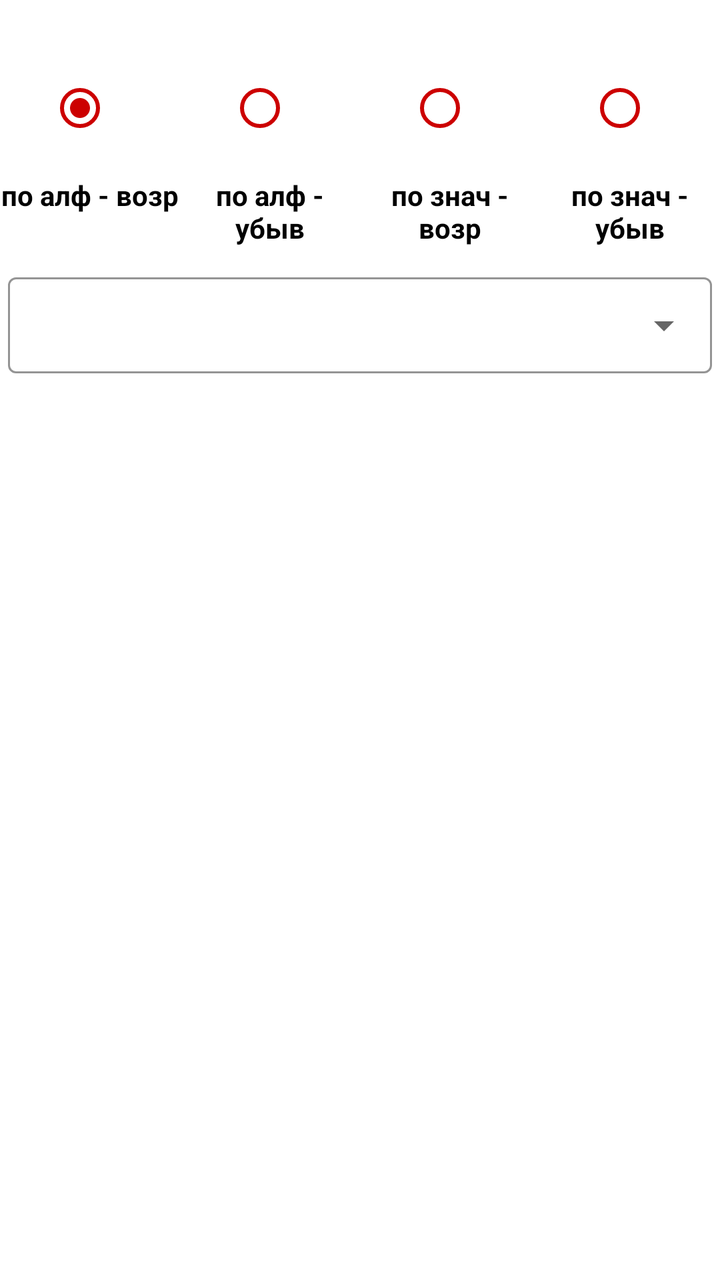
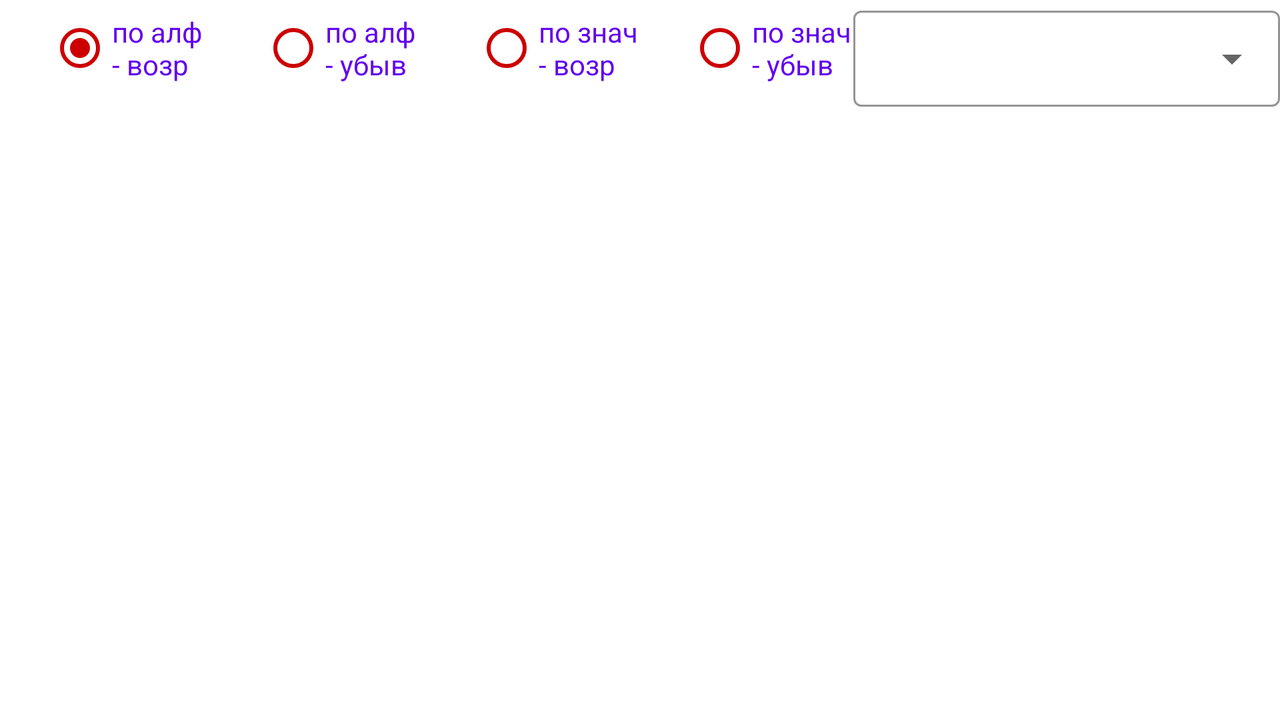

First picture: res/layout/ on a phone held upright. Second picture: the repository's own variant of that layout, on a device whose configuration matches the variant's folder. Source for both follows.
<!-- AndroidManifest.xml: application theme Theme.ExchangeRatesApp -->
<!-- res/layout/fragment_list_currencies.xml -->
<?xml version="1.0" encoding="utf-8"?>
<androidx.constraintlayout.widget.ConstraintLayout
    xmlns:android="http://schemas.android.com/apk/res/android"
    xmlns:app="http://schemas.android.com/apk/res-auto"
    xmlns:tools="http://schemas.android.com/tools"
    android:layout_width="match_parent"
    android:layout_height="match_parent"
    android:layout_margin="4dp"
    tools:context=".presentation.MainActivity">

    <RadioGroup
        android:id="@+id/radioGroup"
        android:layout_width="match_parent"
        android:layout_height="wrap_content"
        android:checkedButton="@+id/radio_button_1"
        android:orientation="horizontal"
        android:layout_centerVertical="true"
        android:layout_centerHorizontal="true"
        app:layout_constraintEnd_toEndOf="parent"
        app:layout_constraintStart_toStartOf="parent"
        app:layout_constraintTop_toTopOf="parent"
        android:layout_marginTop="30dp">

        <RadioButton
            android:id="@+id/radio1"
            android:layout_width="match_parent"
            android:layout_height="wrap_content"
            android:layout_marginStart="24dp"
            android:layout_weight="1"
            android:checked="true"
            style="@style/RadioButtonStyle"/>

        <RadioButton
            android:id="@+id/radio2"
            android:layout_width="match_parent"
            android:layout_height="wrap_content"
            android:layout_marginStart="24dp"
            android:layout_weight="1"
            style="@style/RadioButtonStyle"/>

        <RadioButton
            android:id="@+id/radio3"
            android:layout_width="match_parent"
            android:layout_height="wrap_content"
            android:layout_marginStart="24dp"
            android:layout_weight="1"
            style="@style/RadioButtonStyle"/>

        <RadioButton
            android:id="@+id/radio4"
            android:layout_width="match_parent"
            android:layout_height="wrap_content"
            android:layout_marginStart="24dp"
            android:layout_weight="1"
            style="@style/RadioButtonStyle"/>
    </RadioGroup>

    <LinearLayout
        android:id="@+id/linearLayout"
        android:layout_width="match_parent"
        android:layout_height="wrap_content"
        android:orientation="horizontal"
        app:layout_constraintEnd_toEndOf="parent"
        app:layout_constraintStart_toStartOf="parent"
        app:layout_constraintTop_toBottomOf="@+id/radioGroup">

        <TextView
            android:layout_width="match_parent"
            android:layout_height="wrap_content"
            android:layout_marginTop="10dp"
            android:layout_weight="1"
            android:gravity="center_horizontal"
            android:text="@string/textSortAlfabAsk"
            android:textColor="@color/black"
            android:textSize="14sp"
            android:textStyle="bold" />

        <TextView
            android:layout_width="match_parent"
            android:layout_height="wrap_content"
            android:layout_marginTop="10dp"
            android:layout_weight="1"
            android:gravity="center_horizontal"
            android:text="@string/textSortAlfabDesk"
            android:textSize="14sp"
            android:textStyle="bold"
            android:textColor="@color/black"/>

        <TextView
            android:layout_width="match_parent"
            android:layout_height="wrap_content"
            android:layout_marginTop="10dp"
            android:layout_weight="1"
            android:gravity="center_horizontal"
            android:text="@string/textSortValueAsk"
            android:textSize="14sp"
            android:textStyle="bold"
            android:textColor="@color/black"/>

        <TextView
            android:layout_width="match_parent"
            android:layout_height="wrap_content"
            android:layout_marginTop="10dp"
            android:layout_weight="1"
            android:gravity="center_horizontal"
            android:text="@string/textSortValueDesk"
            android:textSize="14sp"
            android:textStyle="bold"
            android:textColor="@color/black"/>

    </LinearLayout>

    <com.google.android.material.textfield.TextInputLayout
        android:id="@+id/currency_til"
        style="@style/Widget.MaterialComponents.TextInputLayout.OutlinedBox.Dense.ExposedDropdownMenu"
        android:layout_width="match_parent"
        android:layout_height="wrap_content"
        app:boxStrokeColor="@color/purple_500"
        app:layout_constraintEnd_toEndOf="parent"
        app:layout_constraintStart_toStartOf="parent"
        app:layout_constraintTop_toBottomOf="@+id/linearLayout"
        android:layout_marginTop="10dp">

        <AutoCompleteTextView
            android:id="@+id/auto_complete_tv"
            android:layout_width="match_parent"
            android:layout_height="wrap_content"
            android:layout_margin="4dp"
            android:focusable="false"
            android:maxLines="1"
            android:minHeight="48dp"
            android:textAlignment="center"
            android:textColor="@color/purple_500"
            android:textSize="16sp"
            android:textStyle="bold"
            tools:ignore="LabelFor" />

    </com.google.android.material.textfield.TextInputLayout>

    <androidx.recyclerview.widget.RecyclerView
        android:id="@+id/rv_currency"
        android:layout_width="match_parent"
        android:layout_height="0dp"
        app:layoutManager="androidx.recyclerview.widget.LinearLayoutManager"
        app:layout_constraintBottom_toBottomOf="parent"
        app:layout_constraintEnd_toEndOf="parent"
        app:layout_constraintStart_toStartOf="parent"
        app:layout_constraintTop_toBottomOf="@+id/currency_til"
        tools:listitem="@layout/item_rv" />

    <com.google.android.material.progressindicator.LinearProgressIndicator
        android:id="@+id/progressBar"
        android:layout_width="match_parent"
        android:layout_height="wrap_content"
        android:indeterminate="true"
        android:visibility="gone"
        app:layout_anchorGravity="bottom|end"
        app:layout_constraintBottom_toBottomOf="parent"
        app:layout_constraintEnd_toEndOf="parent"
        app:layout_constraintStart_toStartOf="parent"
        app:layout_constraintTop_toTopOf="parent" />

</androidx.constraintlayout.widget.ConstraintLayout>
<!-- res/layout/item_rv.xml (included above) -->
<?xml version="1.0" encoding="utf-8"?>
<androidx.cardview.widget.CardView
    xmlns:android="http://schemas.android.com/apk/res/android"
    xmlns:app="http://schemas.android.com/apk/res-auto"
    xmlns:tools="http://schemas.android.com/tools"
    android:layout_width="match_parent"
    android:layout_height="120dp"
    android:layout_margin="4dp"
    tools:ignore="RtlSymmetry"
    app:cardUseCompatPadding="true">

    <LinearLayout
        android:layout_width="match_parent"
        android:layout_height="match_parent"
        android:orientation="horizontal">

        <ImageView
            android:id="@+id/flag_country"
            android:layout_width="75dp"
            android:layout_height="75dp"
            android:layout_gravity="center_horizontal|center_vertical"
            android:layout_margin="5dp"
            android:src="@drawable/rus"
            app:layout_constraintBottom_toBottomOf="parent"
            app:layout_constraintEnd_toStartOf="@+id/currency_name"
            app:layout_constraintStart_toStartOf="parent"
            app:layout_constraintTop_toTopOf="parent"
            tools:ignore="ContentDescription"
            android:layout_weight="1"/>

        <TextView
            android:id="@+id/currency_name"
            android:layout_width="110dp"
            android:layout_height="wrap_content"
            android:layout_gravity="center_horizontal|center_vertical"
            android:paddingStart="5dp"
            android:text="@string/name_currency"
            android:textColor="@color/black"
            android:textSize="25sp"
            android:textStyle="normal"
            app:layout_constraintBottom_toBottomOf="parent"
            app:layout_constraintEnd_toStartOf="@+id/currency_value"
            app:layout_constraintTop_toTopOf="parent"
            android:layout_weight="1"/>

        <TextView
            android:id="@+id/currency_value"
            android:layout_width="110dp"
            android:layout_height="wrap_content"
            android:layout_gravity="center_horizontal|center_vertical"
            android:paddingEnd="5dp"
            android:text="@string/currency_value_string"
            android:textColor="@color/black"
            android:textSize="24sp"
            app:layout_constraintBottom_toBottomOf="parent"
            app:layout_constraintEnd_toStartOf="@+id/btn_favorite"
            app:layout_constraintTop_toTopOf="parent"
            tools:ignore="NestedWeights"
            android:layout_weight="1"/>


        <com.google.android.material.floatingactionbutton.FloatingActionButton
            android:id="@+id/btn_favorite"
            android:layout_width="wrap_content"
            android:layout_height="wrap_content"
            android:layout_gravity="center_horizontal|center_vertical"
            android:clickable="true"
            android:src="@drawable/ic_baseline_star_24"
            app:backgroundTint="@color/purple_500"
            app:fabSize="normal"
            app:layout_constraintBottom_toBottomOf="parent"
            app:layout_constraintEnd_toEndOf="parent"
            app:layout_constraintTop_toTopOf="parent"
            app:tint="@color/white"
            android:layout_weight="1"
            android:layout_marginEnd="6dp"/>

    </LinearLayout>
</androidx.cardview.widget.CardView>
<!-- resources referenced by this layout -->
<resources>
  <color name="black">#FF000000</color>
  <color name="purple_500">#FF6200EE</color>
  <color name="white">#FFFFFFFF</color>
  <string name="currency_value_string">Рублей</string>
  <string name="name_currency">Валюта</string>
  <string name="textSortAlfabAsk">по алф - возр</string>
  <string name="textSortAlfabDesk">по алф - убыв</string>
  <string name="textSortValueAsk">по знач - возр</string>
  <string name="textSortValueDesk">по знач - убыв</string>
  <style name="RadioButtonStyle" parent="Theme.AppCompat.Light">
          <item name="android:buttonTint">#ffcc0000</item>
          <item name="android:textColor">@color/purple_500</item>
  
      </style>
  <style name="Theme.ExchangeRatesApp" parent="Theme.MaterialComponents.Light.NoActionBar">
          
          <item name="colorPrimary">@color/purple_500</item>
          <item name="colorPrimaryVariant">@color/purple_700</item>
          <item name="colorOnPrimary">@color/white</item>
          
          <item name="colorSecondary">@color/teal_200</item>
          <item name="colorSecondaryVariant">@color/teal_700</item>
          <item name="colorOnSecondary">@color/black</item>
          
          
          <item name="android:windowTranslucentStatus">true</item>
          <item name="android:statusBarColor">?attr/colorPrimaryVariant</item>
          
      </style>
  <color name="purple_700">#FF3700B3</color>
  <color name="teal_200">#FF03DAC5</color>
  <color name="teal_700">#FF018786</color>
</resources>
<!-- res/layout-land/fragment_list_currencies.xml (the author's variant of the layout above) -->
<!-- drawn on the phone turned sideways -->
<?xml version="1.0" encoding="utf-8"?>
<androidx.constraintlayout.widget.ConstraintLayout
    xmlns:android="http://schemas.android.com/apk/res/android"
    xmlns:app="http://schemas.android.com/apk/res-auto"
    xmlns:tools="http://schemas.android.com/tools"
    android:layout_width="match_parent"
    android:layout_height="match_parent"
    android:layout_margin="4dp"
    tools:context=".presentation.MainActivity">

    <LinearLayout
        android:id="@+id/ll"
        android:layout_width="match_parent"
        android:layout_height="wrap_content"
        android:orientation="horizontal"
        app:layout_constraintEnd_toEndOf="parent"
        app:layout_constraintStart_toStartOf="parent"
        app:layout_constraintTop_toTopOf="parent">

        <RadioGroup
            android:id="@+id/radioGroup"
            android:layout_width="0dp"
            android:layout_height="wrap_content"
            android:layout_weight="2"
            android:checkedButton="@+id/radio_button_1"
            android:orientation="horizontal">

            <RadioButton
                android:id="@+id/radio1"
                style="@style/RadioButtonStyle"
                android:layout_width="match_parent"
                android:layout_height="wrap_content"
                android:layout_marginStart="24dp"
                android:layout_weight="1"
                android:text="@string/textSortAlfabAsk"
                android:checked="true" />

            <RadioButton
                android:id="@+id/radio2"
                style="@style/RadioButtonStyle"
                android:layout_width="match_parent"
                android:layout_height="wrap_content"
                android:layout_marginStart="24dp"
                android:layout_weight="1"
                android:text="@string/textSortAlfabDesk"/>

            <RadioButton
                android:id="@+id/radio3"
                style="@style/RadioButtonStyle"
                android:layout_width="match_parent"
                android:layout_height="wrap_content"
                android:layout_marginStart="24dp"
                android:layout_weight="1"
                android:text="@string/textSortValueAsk"/>

            <RadioButton
                android:id="@+id/radio4"
                style="@style/RadioButtonStyle"
                android:layout_width="match_parent"
                android:layout_height="wrap_content"
                android:layout_marginStart="24dp"
                android:layout_weight="1"
                android:text="@string/textSortValueDesk"/>
        </RadioGroup>

        <com.google.android.material.textfield.TextInputLayout
            android:id="@+id/currency_til"
            style="@style/Widget.MaterialComponents.TextInputLayout.OutlinedBox.Dense.ExposedDropdownMenu"
            android:layout_width="0dp"
            android:layout_height="wrap_content"
            android:layout_weight="1"
            app:boxStrokeColor="@color/purple_500">

            <AutoCompleteTextView
                android:id="@+id/auto_complete_tv"
                android:layout_width="match_parent"
                android:layout_height="wrap_content"
                android:focusable="false"
                android:maxLines="1"
                android:minHeight="48dp"
                android:textAlignment="center"
                android:textColor="@color/purple_500"
                android:textSize="16sp"
                android:textStyle="bold"
                tools:ignore="LabelFor" />

        </com.google.android.material.textfield.TextInputLayout>

    </LinearLayout>



    <androidx.recyclerview.widget.RecyclerView
        android:id="@+id/rv_currency"
        android:layout_width="match_parent"
        android:layout_height="0dp"
        app:layoutManager="androidx.recyclerview.widget.LinearLayoutManager"
        app:layout_constraintBottom_toBottomOf="parent"
        app:layout_constraintEnd_toEndOf="parent"
        app:layout_constraintStart_toStartOf="parent"
        app:layout_constraintTop_toBottomOf="@+id/ll"
        tools:listitem="@layout/item_rv" />

</androidx.constraintlayout.widget.ConstraintLayout>
